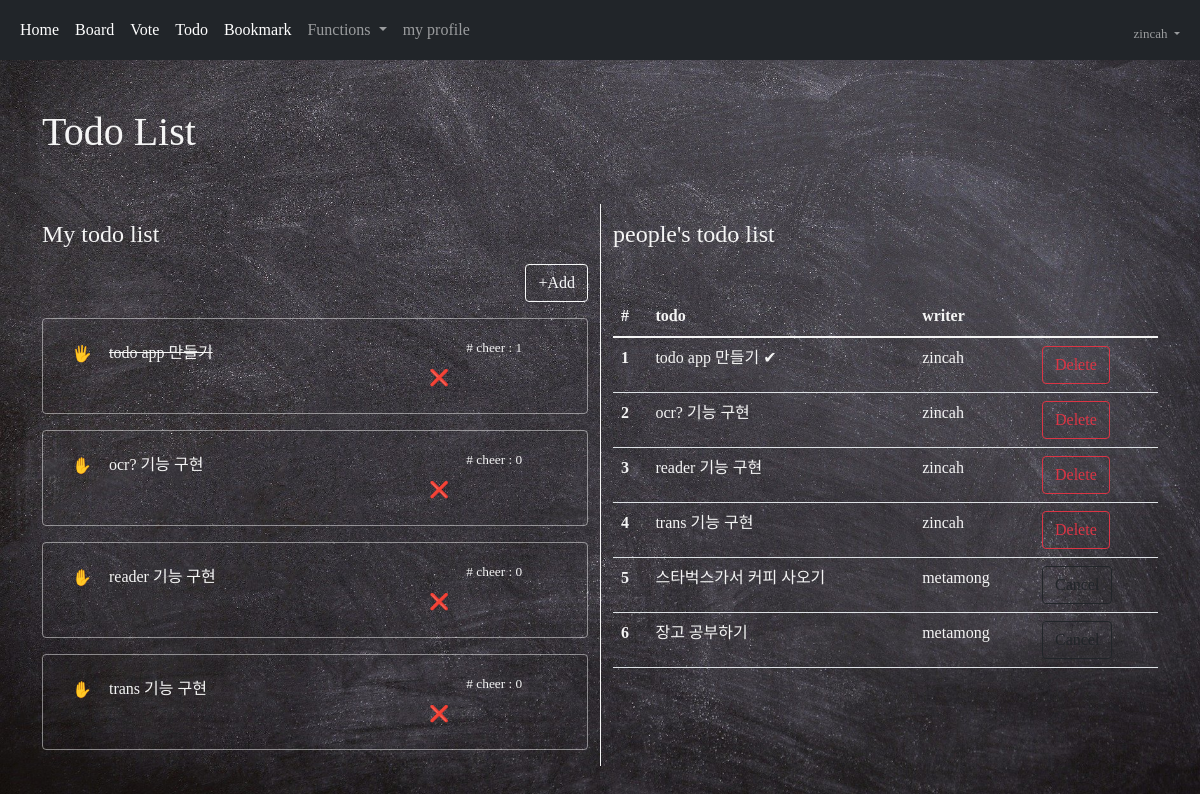
/todo/ (signed in), run on the app's committed database.
### acc/models.py (models this page shows, shortened)
class User(AbstractUser):
    comment = models.TextField()
    nickname = models.CharField(max_length=30)
    email = models.EmailField()
    picture = models.ImageField(upload_to="usr")

### todo/models.py (models this page shows, shortened)
class Todo(models.Model):
    todo = models.CharField(max_length=100)
    writer = models.CharField(max_length=100)
    check = models.BooleanField(default=False)
    cheer = models.ManyToManyField(User, blank=True)
    cDate = models.DateTimeField()

### todo/views.py (the view)
# urls.py: path('', views.index, name="index"),
def index(request):
    d = Todo.objects.all()
    d = d.order_by('-cDate')
    context = {
        "todo" : d,
    }
    return render(request, "todo/index.html", context)

### template/todo/index.html (shortened to what this page needs)
{% extends 'base.html' %}
{% block auth %}
<body>
    <div class="container my-5">
        <div class="my-5">
            <h1>Todo List</h1>
        </div>
        <div class="row">
            <div class="col-lg-6">
                <div class="my-3">
                    <h4>My todo list</h4>
                </div>
                <div class="text-end">
                    <button class="btn btn-outline-light" onclick="create()">+Add</button>
                </div>
                {% for i in todo %}
                    {% if user.username == i.writer %}
                        <div class="card my-3" style="background-color: rgba(245, 245, 245, 0); border:1px solid rgba(255, 255, 255, 0.467);">
                            <div class="card-body">
                                <div class="row">
                                    <div class="col-lg-8">
                                        {% if i.check == False %}
                                            <a href="{% url 'todo:check' i.id %}"><button class="btn" style="background-color: rgba(245, 245, 245, 0);">✋</button></a>
                                        {% else %}
                                            <a href="{% url 'todo:uncheck' i.id %}"><button class="btn" style="background-color: rgba(245, 245, 245, 0);">🖐</button></a>
                                        {% endif %}
                                        <span {% if i.check %}style="text-decoration: line-through;"{% endif %}>{{ i.todo }}</span>
                                    </div>
                                    <div class="col-lg-4">
                                        <span style="font-size: smaller; margin-left:50px"># cheer : {{ i.cheer.all.count }}</span>
                                        <a href="{% url 'todo:delete' i.id %}"><button class="btn" style="background-color: rgba(240, 248, 255, 0);">❌</button></a>
                                    </div>
                                </div>
                            </div>
                        </div>
                    {% endif %}
                {% endfor %}
            </div>
            <div class="col-lg-6" style="border-left: 1px solid whitesmoke;">
                <div class="my-3">
                    <h4>people's todo list</h4>
                </div>
                <table class="table table-hover mt-5" style="color:whitesmoke;">
                    <thead>
                    <tr>
                        <th scope="col">#</th>
                        <th scope="col">todo</th>
                        <th scope="col">writer</th>
                        <th scope="col"></th>
                    </tr>
                    </thead>
                    <tbody>
                        {% for i in todo %}
                        <tr>
                            <th scope="row">{{ forloop.counter }}</th>
                            <td>{{ i.todo }} {% if i.check %}✔{% endif %}</td>
                            <td>{{ i.writer }}</td>
                            <td>
                                {% if not user.username == i.writer %}
                                    {% if not user in i.cheer.all %}
                                    <a href="{% url 'todo:cheer' i.id %}"><button class="btn btn-outline-light">Cheer!</button></a>
                                    {% else %}
                                    <a href="{% url 'todo:uncheer' i.id %}"><button class="btn btn-outline-dark">Cancel</button></a>
                                    {% endif %}
                                {% else %}
                                <a href="{% url 'todo:delete' i.id %}"><button class="btn btn-outline-danger">Delete</button></a>
                                {% endif %}
                            </td>
                        </tr>
                        {% endfor %}
                    </tbody>
                </table>
            </div>
        </div>
    </div>
</body>
{% endblock %}

### template/base.html (shortened to what this page needs)
<!doctype html>
<html lang="en">
  <head>
    <link href="https://cdn.jsdelivr.net/npm/bootstrap@5.1.3/dist/css/bootstrap.min.css" rel="stylesheet">
  </head>
  <body>
        {% if user.is_authenticated %}
        <nav class="navbar navbar-expand-lg navbar-dark bg-dark">
            <div class="container-fluid">
                <div class="collapse navbar-collapse" id="navbarSupportedContent">
                    <ul class="navbar-nav me-auto mb-2 mb-lg-0">
                        <li class="nav-item">
                            <a class="nav-link active" aria-current="page" href="{% url 'acc:index' %}">Home</a>
                        </li>
                        <li class="nav-item">
                            <a class="nav-link active" aria-current="page" href="{%url 'board:index' %}">Board</a>
                        </li>
                        <li class="nav-item">
                            <a class="nav-link active" aria-current="page" href="{%url 'vote:index' %}">Vote</a>
                        </li>
                        <li class="nav-item">
                            <a class="nav-link active" aria-current="page" href="{%url 'todo:index' %}">Todo</a>
                        </li>
                        <li class="nav-item">
                            <a class="nav-link active" aria-current="page" href="{%url 'book:index' %}">Bookmark</a>
                        </li>
                        <li class="nav-item dropdown">
                            <a class="nav-link dropdown-toggle" href="#" id="navbarDropdown" role="button" data-bs-toggle="dropdown" aria-expanded="false">
                              Functions
                            </a>
                        </li>
                        <li class="nav-item">
                            <a class="nav-link" href="{% url 'acc:profile' %}">my profile</a>
                        </li>
                    </ul>
                    <ul class="navbar-nav ms-auto mb-2 mb-lg-0">
                        <li class="nav-item dropdown mt-2" style="font-size: small;">
                            <a class="nav-link dropdown-toggle" href="#" id="navbarDropdown" role="button" data-bs-toggle="dropdown" aria-expanded="false">
                            {{ user.username }}
                            </a>
                        </li>
                    </ul>
                </div>
            </div>
        </nav>
            {% block auth %}
            {% endblock %}
        {% endif %}
  </body>
</html>

### template/base.html (style rules this page uses)
body { background-image: url('/media/base.jpg'); font-family: Comic Sans MS; background-size: cover; }

### template/todo/index.html (style rules this page uses)
body { color: whitesmoke; }

### data on the page
User: username "zincah"
Todo: todo "todo app 만들기", cheer.all.count "1", writer "zincah", shows "Delete"
Todo: todo "ocr? 기능 구현", cheer.all.count "0", writer "zincah", shows "Delete"
Todo: todo "reader 기능 구현", cheer.all.count "0", writer "zincah", shows "Delete"
Todo: todo "trans 기능 구현", cheer.all.count "0", writer "zincah", shows "Delete"
Todo: todo "스타벅스가서 커피 사오기", writer "metamong", shows "Cancel"
Todo: todo "장고 공부하기", writer "metamong", shows "Cancel"
